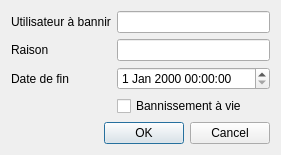
<?xml version="1.0" encoding="UTF-8"?>
<ui version="4.0">
 <class>FenBan</class>
 <widget class="QDialog" name="FenBan">
  <property name="geometry">
   <rect>
    <x>0</x>
    <y>0</y>
    <width>281</width>
    <height>142</height>
   </rect>
  </property>
  <property name="windowTitle">
   <string>Dialog</string>
  </property>
  <layout class="QFormLayout" name="formLayout">
   <item row="0" column="0">
    <widget class="QLabel" name="label">
     <property name="text">
      <string>Utilisateur à bannir</string>
     </property>
    </widget>
   </item>
   <item row="0" column="1">
    <widget class="QLineEdit" name="quiBannir"/>
   </item>
   <item row="1" column="0">
    <widget class="QLabel" name="label_2">
     <property name="text">
      <string>Raison</string>
     </property>
    </widget>
   </item>
   <item row="1" column="1">
    <widget class="QLineEdit" name="raison"/>
   </item>
   <item row="2" column="0">
    <widget class="QLabel" name="label_3">
     <property name="text">
      <string>Date de fin</string>
     </property>
    </widget>
   </item>
   <item row="2" column="1">
    <widget class="QDateTimeEdit" name="dateFinBan">
     <property name="currentSection">
      <enum>QDateTimeEdit::DaySection</enum>
     </property>
    </widget>
   </item>
   <item row="3" column="1">
    <widget class="QCheckBox" name="banVie">
     <property name="text">
      <string>Bannissement à vie</string>
     </property>
    </widget>
   </item>
   <item row="4" column="0" colspan="2">
    <widget class="QDialogButtonBox" name="validation">
     <property name="standardButtons">
      <set>QDialogButtonBox::Cancel|QDialogButtonBox::Ok</set>
     </property>
    </widget>
   </item>
  </layout>
 </widget>
 <resources/>
 <connections>
  <connection>
   <sender>banVie</sender>
   <signal>toggled(bool)</signal>
   <receiver>dateFinBan</receiver>
   <slot>setDisabled(bool)</slot>
   <hints>
    <hint type="sourcelabel">
     <x>154</x>
     <y>89</y>
    </hint>
    <hint type="destinationlabel">
     <x>154</x>
     <y>73</y>
    </hint>
   </hints>
  </connection>
 </connections>
</ui>
